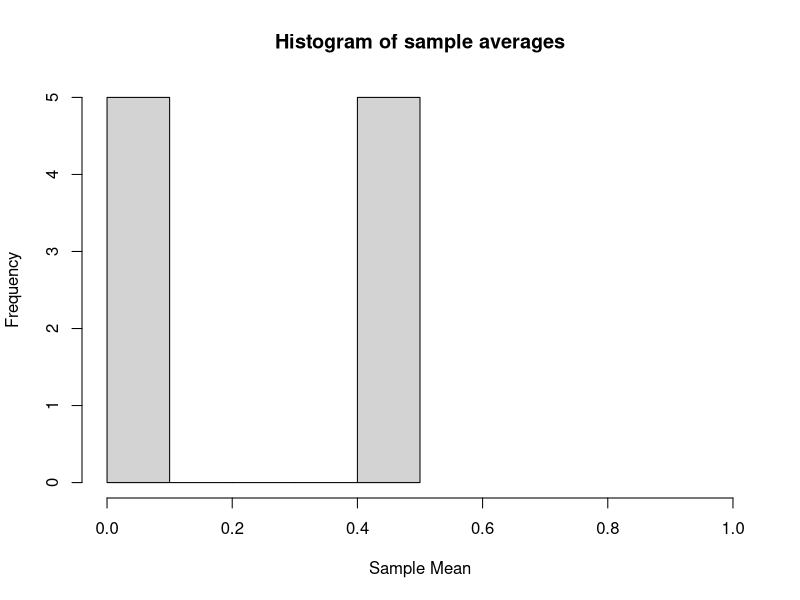

Write the R code that produced this figure. (Note: this script raises an error after producing the figure.)
#Simulation with Bernoulli

set.seed(163)


rbern<- function (n,p){
  
  as.numeric(runif(n,0,1)<=p)

}


#meandraw_2bern=replicate(10, mean(rbern(n=2, p=0.3)))

meandraw_2bern=c()
for(i in 1:10){
  meandraw_2bern[i]<-mean(rbern(n=2, p=0.3))
}

hist(meandraw_2bern, main="Histogram of sample averages", xlab="Sample Mean", xlim=c(0,1))



Solutions - Bernoulli
# Take random sample of size 2 and calulate its mean
meandraw_2bern=replicate(10, mean(rbern(n=2, p=0.3)))

hist(meandraw_2bern, main="Histrogram of sample averages",
     xlab="Sample Mean", xlim=c(0,1))